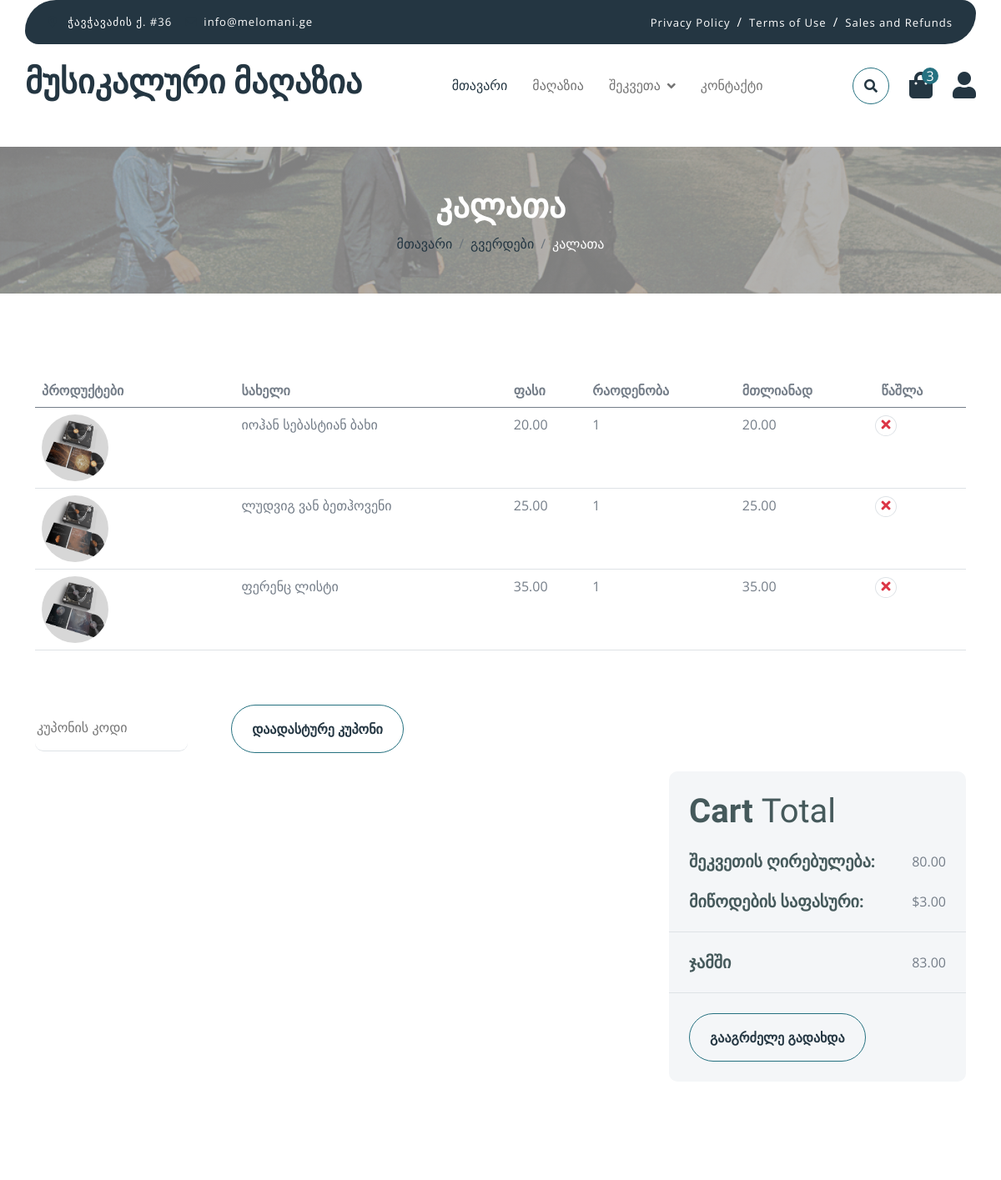
/order/cart/ (signed in, upper part), run on an earlier commit of the app's database.
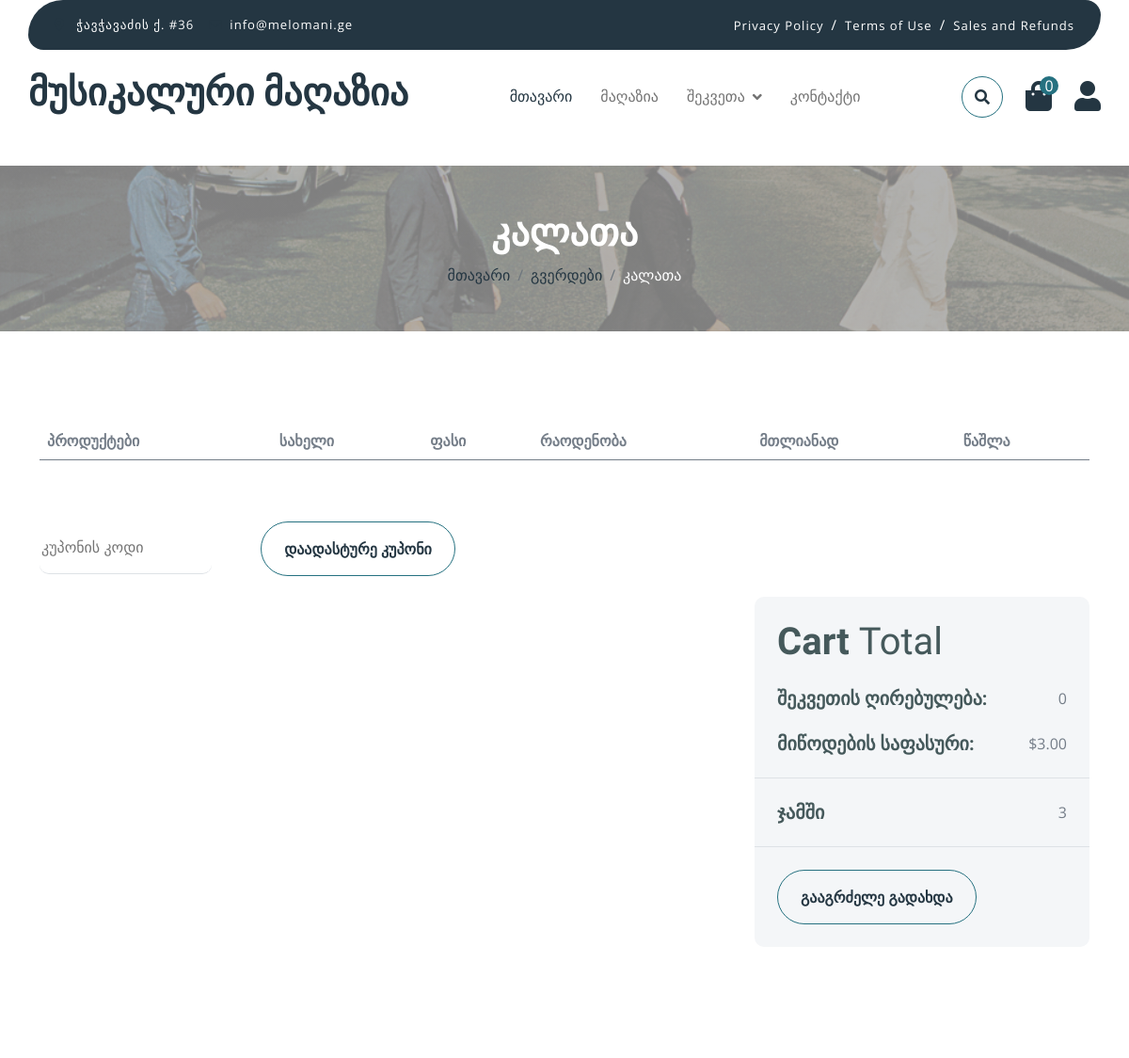
And on a later commit of the database.
### order/models.py (models this page shows, shortened)
class CartItem(models.Model):
    cart = models.ForeignKey(Cart, on_delete=models.CASCADE, related_name='items')
    product = models.ForeignKey('store.Product', on_delete=models.CASCADE, blank=True, null=True)
    quantity = models.PositiveIntegerField(default=1)
    date_added = models.DateTimeField(auto_now_add=True)
    price = models.DecimalField(max_digits=10, decimal_places=2)
    @property
    def total_price(self):
        return self.product.price * self.quantity if self.product else 0

### store/models.py (models this page shows, shortened)
class Product(models.Model):
    id=models.AutoField(primary_key=True, auto_created=True)
    product_name = models.CharField(max_length=255, null=True, blank=True, verbose_name=_("სახელი"))
    slug = models.SlugField(unique=True, max_length=255, blank=True)
    image = models.ImageField('image', upload_to='static/img/', max_length=255, default='df_image.png')
    category_name = models.ManyToManyField(Category, related_name='products')
    quantity=models.IntegerField(default=0, verbose_name=_("რაოდენობა"))
    price=models.DecimalField(max_digits=5, decimal_places=2, verbose_name=_("ფასი"))
    product_description = models.CharField(max_length=255, null=True, blank=True, verbose_name=_("პროდუქტის აღწერა"))

### order/views.py (the view)
# urls.py: path('cart/', CartView.as_view(), name='cart'),
class CartView(LoginRequiredMixin, TemplateView):
    template_name = 'order/cart.html'
    login_url = 'store:login'
    redirect_field_name = "next"
    def dispatch(self, request, *args, **kwargs):
        if not request.user.is_authenticated:
            messages.info(request, _('კალათის შიგთავსის სანახავად, გთხოვთ გაიაროთ ავტორიზაცია'))
            return redirect(self.login_url)
        return super().dispatch(request, *args, **kwargs)
    def get(self, request):
        cart=Cart.objects.get(user=request.user)
        cart_items=CartItem.objects.filter(cart=cart)
        total_price = sum(item.product.price * item.quantity for item in cart_items)
        shipping_fee = 3
        total = total_price + shipping_fee
        total_quantity = sum(item.quantity for item in cart_items)
        context = {
            'cart_items': cart_items,
            'total_price': total_price,
            'shipping_fee': shipping_fee,
            'total': total,
            'total_quantity': total_quantity
        }
        return render(request, self.template_name, context)

### order/context_processors.py (called while the page is built)
def cart_quantity(request):
    total_quantity=0
    if request.user.is_authenticated:
        cart_items = CartItem.objects.filter(cart__user=request.user)
        total_quantity = sum(item.quantity for item in cart_items)
    return {'total_quantity':total_quantity}

### templates/order/cart.html (shortened to what the changed rows need)
{%extends "../base.html" %}
{% load static %}
{% block cart %}
        <div class="container-fluid page-header py-5">
            <h1 class="text-center text-white display-6">კალათა</h1>
        </div>
        <div class="container-fluid py-5">
            <div class="container py-5">
                <div class="table-responsive">
                    <table class="table">
                        <thead>
                          <tr>
                            <th scope="col">პროდუქტები</th>
                            <th scope="col">სახელი</th>
                            <th scope="col">ფასი</th>
                            <th scope="col">რაოდენობა</th>
                            <th scope="col">მთლიანად</th>
                            <th scope="col">წაშლა</th>
                          </tr>
                        </thead>
                        <tbody>
                            {% for item in cart_items %}
                            <tr>
                                <th scope="row">
                                    <div class="d-flex align-items-center">
                                        <img src="{{ item.product.image.url }}" class="img-fluid me-5 rounded-circle" style="width: 80px; height: 80px;" alt="">
                                    </div>
                                </th>
                                <td>{{item.product.product_name}}</td>
                                <td>{{item.price}}</td>
                                <td>{{item.quantity}}</td>
                                <td>{{item.total_price}}</td>
                                <td>
                                    <i class="fa fa-times text-danger"><a href="{% url 'order:remove_from_cart' item.product.id %}" class="btn btn-md rounded-circle border" style="margin-left: -18px; height: 25px;"></a></i>
                                </td>
                            </tr>
                            {% endfor %}
                        </tbody>
                    </table>
                </div>
                <div class="row g-4 justify-content-end">
                    <div class="col-sm-8 col-md-7 col-lg-6 col-xl-4">
                        <div class="bg-light rounded">
                            <div class="p-4">
                                <h1 class="display-6 mb-4">Cart <span class="fw-normal">Total</span></h1>
                                <div class="d-flex justify-content-between mb-4">
                                    <h5 class="mb-0 me-4">შეკვეთის ღირებულება:</h5>
                                    <p class="mb-0">{{total_price}}</p>
                                </div>
                            </div>
                            <div class="py-4 mb-4 border-top border-bottom d-flex justify-content-between">
                                <h5 class="mb-0 ps-4 me-4">ჯამში</h5>
                                <p class="mb-0 pe-4">{{total}}</p>
                            </div>
                        </div>
                    </div>
                </div>
            </div>
        </div>
{% endblock %}

What changed in the data, as far as the page shows it:
removed CartItem: product.image (picture), product.product_name "იოჰან სებასტიან ბახი", price "20.00", quantity "1", total_price "20.00"
removed CartItem: product.image (picture), product.product_name "ლუდვიგ ვან ბეთჰოვენი", price "25.00", quantity "1", total_price "25.00"
removed CartItem: product.image (picture), product.product_name "ფერენც ლისტი", price "35.00", quantity "1", total_price "35.00"
Also different on the page:
{{ total_quantity }}: "3" → "0"
{{ total_price }}: "80.00" → "0"
{{ total }}: "83.00" → "3"
